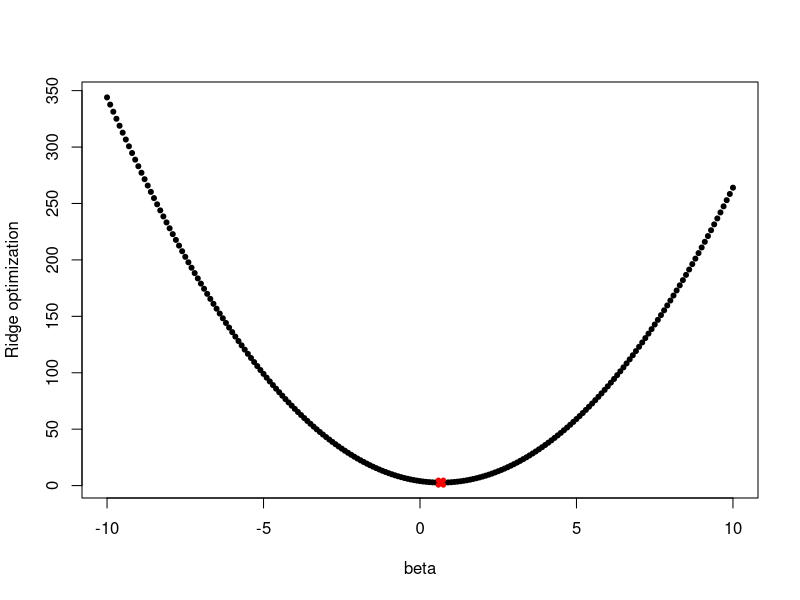
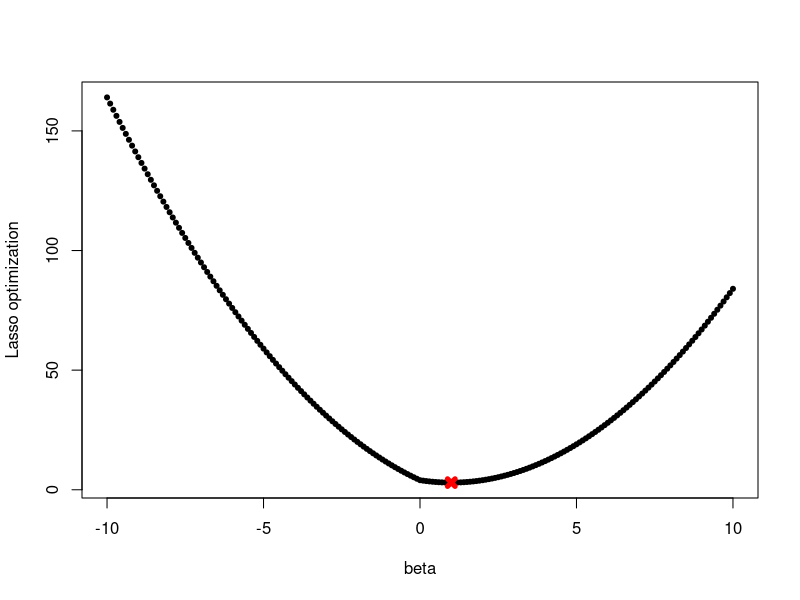

These figures' R source, in order:
### Ridge

# For p=1, (6.12) takes the form (y−β)2+λβ2. 
# We plot this function for y=2,λ=2.


y = 2
lambda = 2
betas = seq(-10, 10, 0.1)
func = (y - betas)^2 + lambda * betas^2
plot(betas, func, pch = 20, xlab = "beta", ylab = "Ridge optimization")
est.beta = y/(1 + lambda)
est.func = (y - est.beta)^2 + lambda * est.beta^2
points(est.beta, est.func, col = "red", pch = 4, lwd = 5, cex = est.beta)



### Lasso

# For p=1, (6.13) takes the form (y−β)2+λ|β|. 
# We plot this function for y=2,λ=2.


y = 2
lambda = 2
betas = seq(-10, 10, 0.1)
func = (y - betas)^2 + lambda * abs(betas)
plot(betas, func, pch = 20, xlab = "beta", ylab = "Lasso optimization")
est.beta = y - lambda/2
est.func = (y - est.beta)^2 + lambda * abs(est.beta)
points(est.beta, est.func, col = "red", pch = 4, lwd = 5, cex = est.beta)
